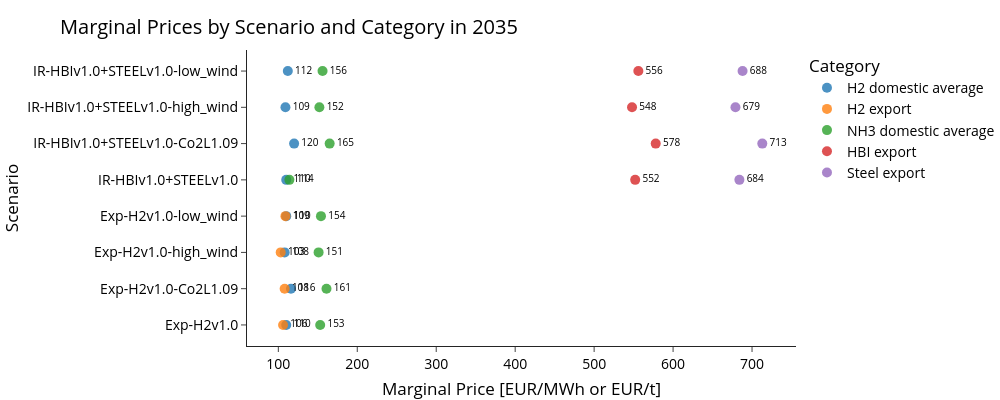

Notebook code cell kept with this figure:
### Code cell
# Create scatter plot with category as color (flipped axes)
fig = px.scatter(
    df, 
        x="value", 
            y="scen", 
                color="category",
                    text="value",
                        title="Marginal Prices by Scenario and Category in 2035",
                            labels={
                                    "scen": "Scenario",
                                            "value": "Marginal Price [EUR/MWh or EUR/t]",
                                                    "category": "Category"
                                                        },
                                                            width=1000,
                                                                height=400,
                                                                    hover_data=["country", "year"]
                                                                    )

                                                                    # Update layout for better readability
                                                                    fig.update_layout(
                                                                        # xaxis_title="Marginal Price [EUR/MWh]",
                                                                            yaxis_title="Scenario",
                                                                                legend_title="Category",
                                                                                    hovermode='closest'
                                                                                    )

                                                                                    # Update traces for better visibility
                                                                                    fig.update_traces(
                                                                                        marker=dict(size=10, opacity=0.8),
                                                                                            mode='markers+text',
                                                                                                textposition='middle right',
                                                                                                    textfont=dict(size=10)
                                                                                                    )

                                                                                                    fig.show()

### Figure 1 — Plotly figure (JSON) as saved in the notebook; plotly's stock layout.template omitted (floating-point values rounded to 4 significant figures)
{"data": [{"customdata": [["MA", 2035], ["MA", 2035], ["MA", 2035], ["MA", 2035], ["MA", 2035], ["MA", 2035], ["MA", 2035], ["MA", 2035]], "hovertemplate": "Category=H2 domestic average<br>Marginal Price [EUR/MWh or EUR/t]=%{text}<br>Scenario=%{y}<br>country=%{customdata[0]}<br>year=%{customdata[1]}<extra></extra>", "legendgroup": "H2 domestic average", "marker": {"color": "#1F77B4", "opacity": 0.8, "size": 10, "symbol": "circle"}, "mode": "markers+text", "name": "H2 domestic average", "orientation": "h", "showlegend": true, "text": [110.0, 116.0, 108.0, 110.0, 110.0, 120.0, 109.0, 112.0], "textfont": {"size": 10}, "textposition": "middle right", "type": "scatter", "x": [110.0, 116.0, 108.0, 110.0, 110.0, 120.0, 109.0, 112.0], "xaxis": "x", "y": ["Exp-H2v1.0", "Exp-H2v1.0-Co2L1.09", "Exp-H2v1.0-high_wind", "Exp-H2v1.0-low_wind", "IR-HBIv1.0+STEELv1.0", "IR-HBIv1.0+STEELv1.0-Co2L1.09", "IR-HBIv1.0+STEELv1.0-high_wind", "IR-HBIv1.0+STEELv1.0-low_wind"], "yaxis": "y"}, {"customdata": [["MA", 2035], ["MA", 2035], ["MA", 2035], ["MA", 2035]], "hovertemplate": "Category=H2 export<br>Marginal Price [EUR/MWh or EUR/t]=%{text}<br>Scenario=%{y}<br>country=%{customdata[0]}<br>year=%{customdata[1]}<extra></extra>", "legendgroup": "H2 export", "marker": {"color": "#FF7F0E", "opacity": 0.8, "size": 10, "symbol": "circle"}, "mode": "markers+text", "name": "H2 export", "orientation": "h", "showlegend": true, "text": [106.0, 108.0, 103.0, 109.0], "textfont": {"size": 10}, "textposition": "middle right", "type": "scatter", "x": [106.0, 108.0, 103.0, 109.0], "xaxis": "x", "y": ["Exp-H2v1.0", "Exp-H2v1.0-Co2L1.09", "Exp-H2v1.0-high_wind", "Exp-H2v1.0-low_wind"], "yaxis": "y"}, {"customdata": [["MA", 2035], ["MA", 2035], ["MA", 2035], ["MA", 2035], ["MA", 2035], ["MA", 2035], ["MA", 2035], ["MA", 2035]], "hovertemplate": "Category=NH3 domestic average<br>Marginal Price [EUR/MWh or EUR/t]=%{text}<br>Scenario=%{y}<br>country=%{customdata[0]}<br>year=%{customdata[1]}<extra></extra>", "legendgroup": "NH3 domestic average", "marker": {"color": "#2CA02C", "opacity": 0.8, "size": 10, "symbol": "circle"}, "mode": "markers+text", "name": "NH3 domestic average", "orientation": "h", "showlegend": true, "text": [153.0, 161.0, 151.0, 154.0, 114.0, 165.0, 152.0, 156.0], "textfont": {"size": 10}, "textposition": "middle right", "type": "scatter", "x": [153.0, 161.0, 151.0, 154.0, 114.0, 165.0, 152.0, 156.0], "xaxis": "x", "y": ["Exp-H2v1.0", "Exp-H2v1.0-Co2L1.09", "Exp-H2v1.0-high_wind", "Exp-H2v1.0-low_wind", "IR-HBIv1.0+STEELv1.0", "IR-HBIv1.0+STEELv1.0-Co2L1.09", "IR-HBIv1.0+STEELv1.0-high_wind", "IR-HBIv1.0+STEELv1.0-low_wind"], "yaxis": "y"}, {"customdata": [["MA", 2035], ["MA", 2035], ["MA", 2035], ["MA", 2035]], "hovertemplate": "Category=HBI export<br>Marginal Price [EUR/MWh or EUR/t]=%{text}<br>Scenario=%{y}<br>country=%{customdata[0]}<br>year=%{customdata[1]}<extra></extra>", "legendgroup": "HBI export", "marker": {"color": "#D62728", "opacity": 0.8, "size": 10, "symbol": "circle"}, "mode": "markers+text", "name": "HBI export", "orientation": "h", "showlegend": true, "text": [552.0, 578.0, 548.0, 556.0], "textfont": {"size": 10}, "textposition": "middle right", "type": "scatter", "x": [552.0, 578.0, 548.0, 556.0], "xaxis": "x", "y": ["IR-HBIv1.0+STEELv1.0", "IR-HBIv1.0+STEELv1.0-Co2L1.09", "IR-HBIv1.0+STEELv1.0-high_wind", "IR-HBIv1.0+STEELv1.0-low_wind"], "yaxis": "y"}, {"customdata": [["MA", 2035], ["MA", 2035], ["MA", 2035], ["MA", 2035]], "hovertemplate": "Category=Steel export<br>Marginal Price [EUR/MWh or EUR/t]=%{text}<br>Scenario=%{y}<br>country=%{customdata[0]}<br>year=%{customdata[1]}<extra></extra>", "legendgroup": "Steel export", "marker": {"color": "#9467BD", "opacity": 0.8, "size": 10, "symbol": "circle"}, "mode": "markers+text", "name": "Steel export", "orientation": "h", "showlegend": true, "text": [684.0, 713.0, 679.0, 688.0], "textfont": {"size": 10}, "textposition": "middle right", "type": "scatter", "x": [684.0, 713.0, 679.0, 688.0], "xaxis": "x", "y": ["IR-HBIv1.0+STEELv1.0", "IR-HBIv1.0+STEELv1.0-Co2L1.09", "IR-HBIv1.0+STEELv1.0-high_wind", "IR-HBIv1.0+STEELv1.0-low_wind"], "yaxis": "y"}], "layout": {"height": 400, "hovermode": "closest", "legend": {"title": {"text": "Category"}, "tracegroupgap": 0}, "title": {"text": "Marginal Prices by Scenario and Category in 2035"}, "width": 1000, "xaxis": {"anchor": "y", "domain": [0, 1], "title": {"text": "Marginal Price [EUR/MWh or EUR/t]"}}, "yaxis": {"anchor": "x", "domain": [0, 1], "title": {"text": "Scenario"}}}}
